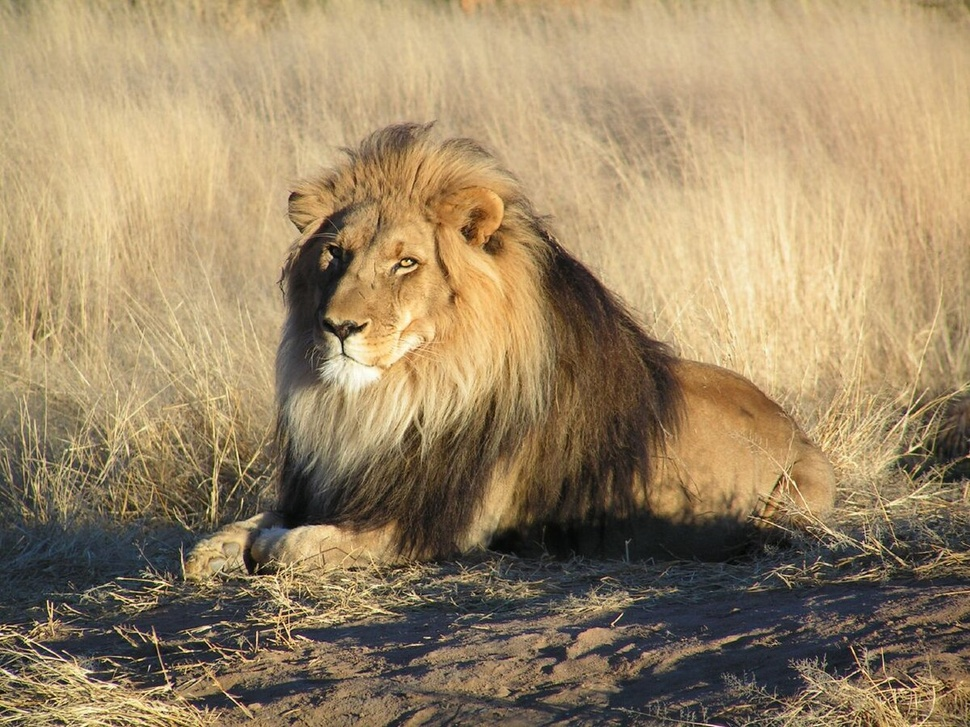
#> input picture Week_6_Combinated_Lesson_Notes/aslan.jpg, 970 x 727 px, shrunk from 1200 x 900 before the run
$ jupyter execute Untitled1.ipynb
#> lines starting #> are read from the running program, lines starting #| are printed output that depends on the picture; after the words box and inside, x2 and y2 are one past the last pixel; in counts of white or black regions, pixels touching at a corner belong together
[cell 1]
import matplotlib.pyplot as plt
import cv2
import numpy as np

[cell 2]
my_original_img = cv2.imread("./aslan.jpg",0)
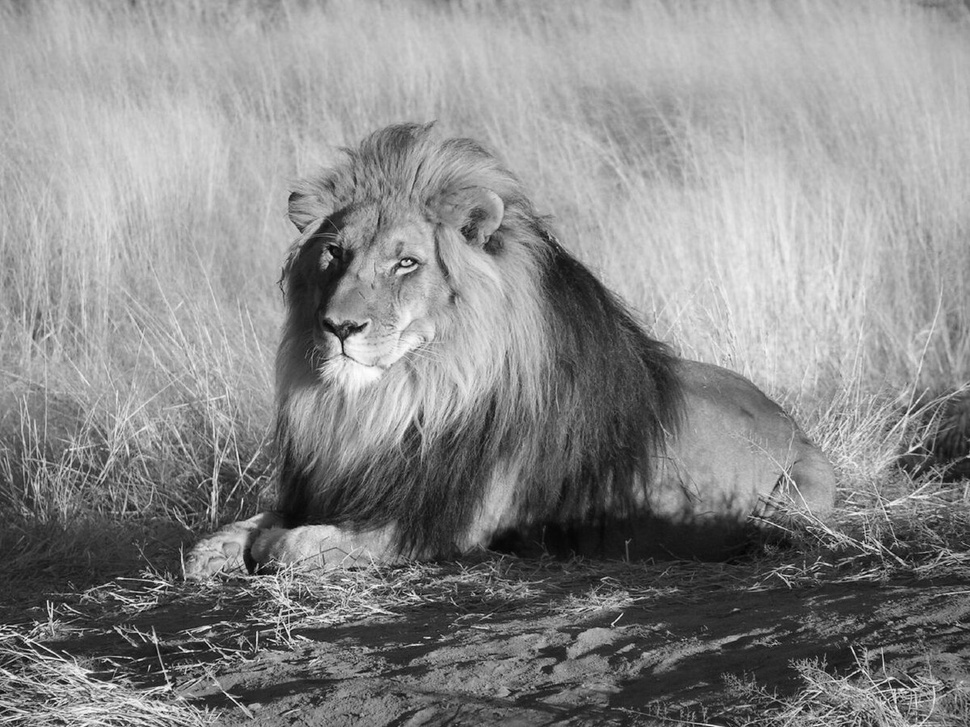
#> my_original_img: shape (727, 970); min 0, max 253, mean 137.8

[cell 3]
_, my_thresh_binary_img = cv2.threshold(my_original_img, thresh=128, maxval=255, type=cv2.THRESH_BINARY)
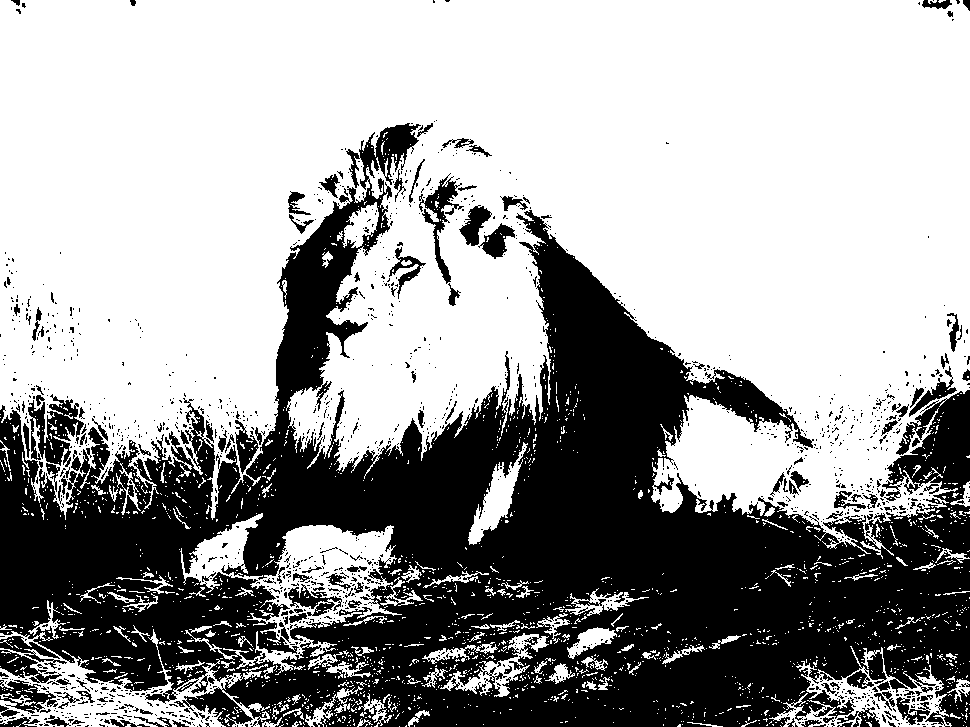
#> my_thresh_binary_img: shape (727, 970); 62.4% white; 1464 black regions (1316 under 20 px), largest, box (x1, y1, x2, y2) and area: (0, 123, 970, 727) 242551, (28, 394, 84, 467) 2019, (419, 173, 464, 284) 1240

[cell 4]
fig = plt.figure(figsize=(10, 7))
rows = 1
columns = 2

fig.add_subplot(rows, columns, 1)
plt.imshow(my_original_img, cmap="gray")
plt.axis('off')
plt.title("Original Image")

fig.add_subplot(rows, columns, 2)
plt.imshow(my_thresh_binary_img, cmap="gray")
plt.axis('off')
plt.title("BINARY THRESHOLDING Image")
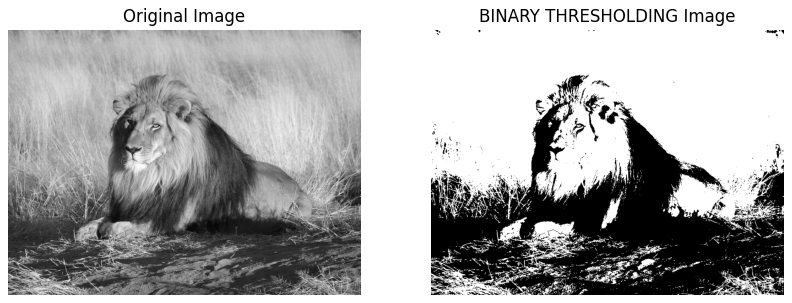
#> figure drawn by matplotlib, 2 panels

[cell 5]
_, my_thresh_binary_inv_img = cv2.threshold(my_original_img, thresh=128, maxval=255, type=cv2.THRESH_BINARY_INV)

[cell 6]
fig = plt.figure(figsize=(14, 7))
rows = 1
columns = 3

fig.add_subplot(rows, columns, 1)
plt.imshow(my_original_img, cmap="gray")
plt.axis('off')
plt.title("Original Image")

fig.add_subplot(rows, columns, 2)
plt.imshow(my_thresh_binary_img, cmap="gray")
plt.axis('off')
plt.title("BINARY THRESHOLDING Image")

fig.add_subplot(rows, columns, 3)
plt.imshow(my_thresh_binary_inv_img, cmap="gray")
plt.axis('off')
plt.title("BINARY THRESHOLDING INV Image")
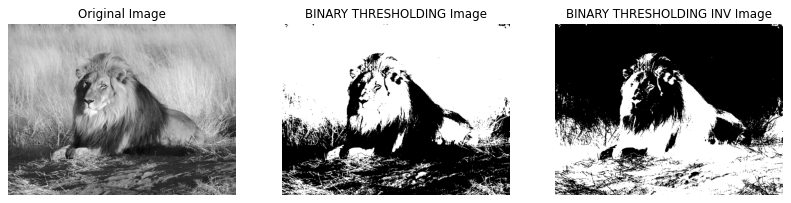
#> figure drawn by matplotlib, 3 panels

[cell 7]
_, my_thresh_tozero_img = cv2.threshold(my_original_img, thresh=128, maxval=255, type=cv2.THRESH_TOZERO)
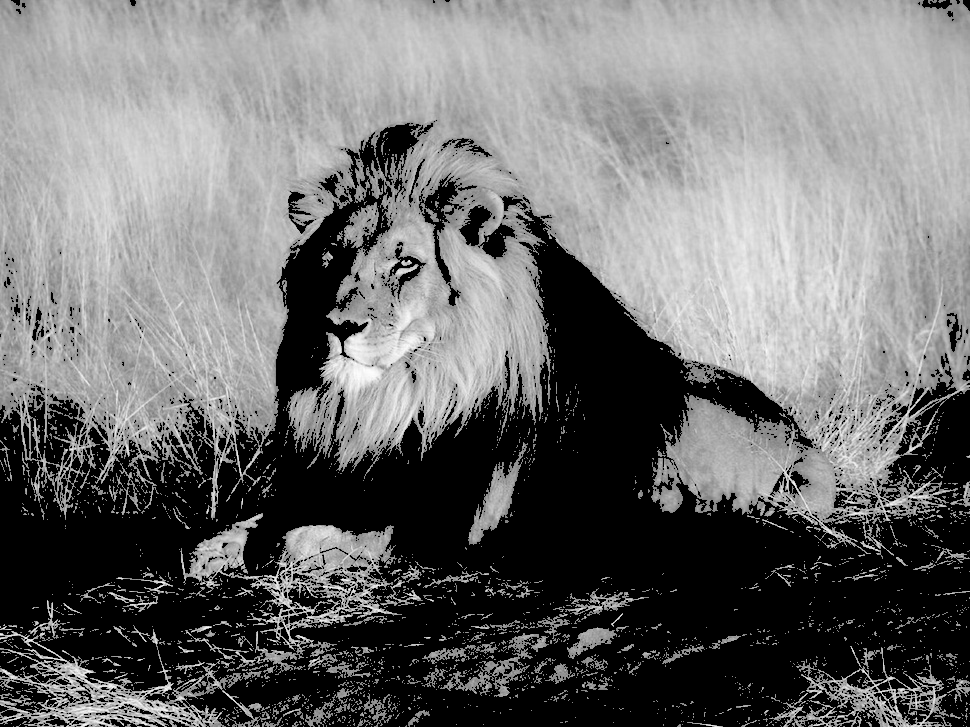
#> my_thresh_tozero_img: shape (727, 970); min 0, max 253, mean 111.2

[cell 8]
fig = plt.figure(figsize=(14, 7))
rows = 2
columns = 2

fig.add_subplot(rows, columns, 1)
plt.imshow(my_original_img, cmap="gray")
plt.axis('off')
plt.title("Original Image")

fig.add_subplot(rows, columns, 2)
plt.imshow(my_thresh_binary_img, cmap="gray")
plt.axis('off')
plt.title("BINARY THRESHOLDING Image")

fig.add_subplot(rows, columns, 3)
plt.imshow(my_thresh_binary_inv_img, cmap="gray")
plt.axis('off')
plt.title("BINARY THRESHOLDING INV Image")

fig.add_subplot(rows, columns, 4)
plt.imshow(my_thresh_tozero_img, cmap="gray")
plt.axis('off')
plt.title("BINARY THRESHOLDING TOZERO Image")

[cell 9]
_, my_thresh_tozero_inv_img = cv2.threshold(my_original_img, thresh=128, maxval=255, type=cv2.THRESH_TOZERO_INV)
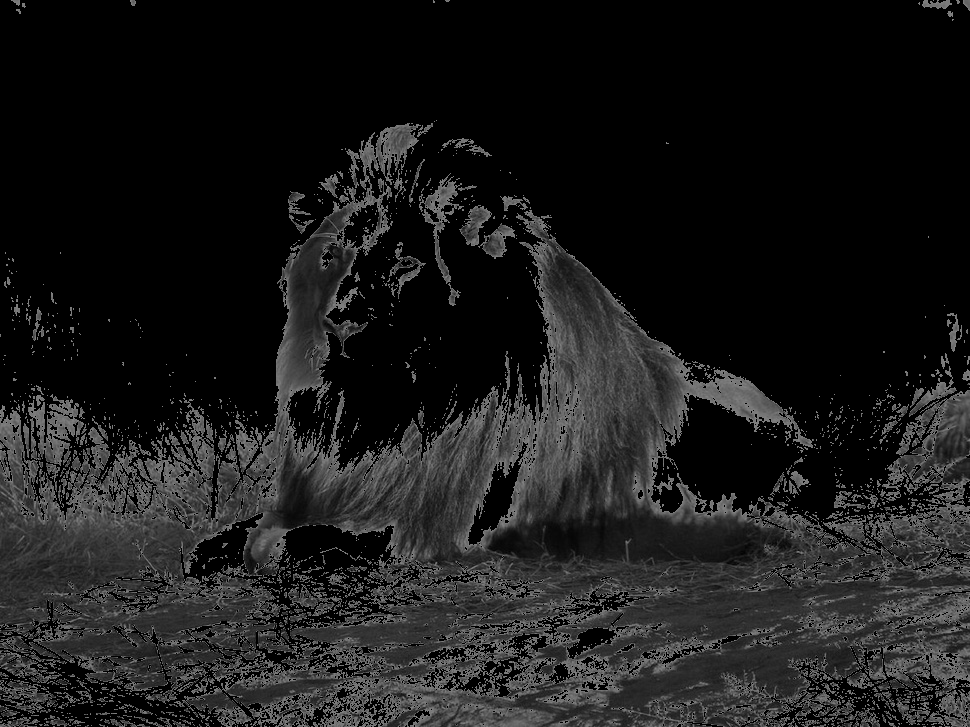
#> my_thresh_tozero_inv_img: shape (727, 970); min 0, max 128, mean 26.7

[cell 10]
fig = plt.figure(figsize=(14, 7))
rows = 2
columns = 3

fig.add_subplot(rows, columns, 1)
plt.imshow(my_original_img, cmap="gray")
plt.axis('off')
plt.title("Original Image")

fig.add_subplot(rows, columns, 2)
plt.imshow(my_thresh_binary_img, cmap="gray")
plt.axis('off')
plt.title("BINARY THRESHOLDING Image")

fig.add_subplot(rows, columns, 3)
plt.imshow(my_thresh_binary_inv_img, cmap="gray")
plt.axis('off')
plt.title("BINARY THRESHOLDING INV Image")

fig.add_subplot(rows, columns, 4)
plt.imshow(my_thresh_tozero_img, cmap="gray")
plt.axis('off')
plt.title("BINARY THRESHOLDING TOZERO Image")

fig.add_subplot(rows, columns, 5)
plt.imshow(my_thresh_tozero_inv_img, cmap="gray")
plt.axis('off')
plt.title("BINARY THRESHOLDING TOZERO INV Image")

[cell 11]
_, my_thresh_trunc_img = cv2.threshold(my_original_img, thresh=128, maxval=255, type=cv2.THRESH_TRUNC)
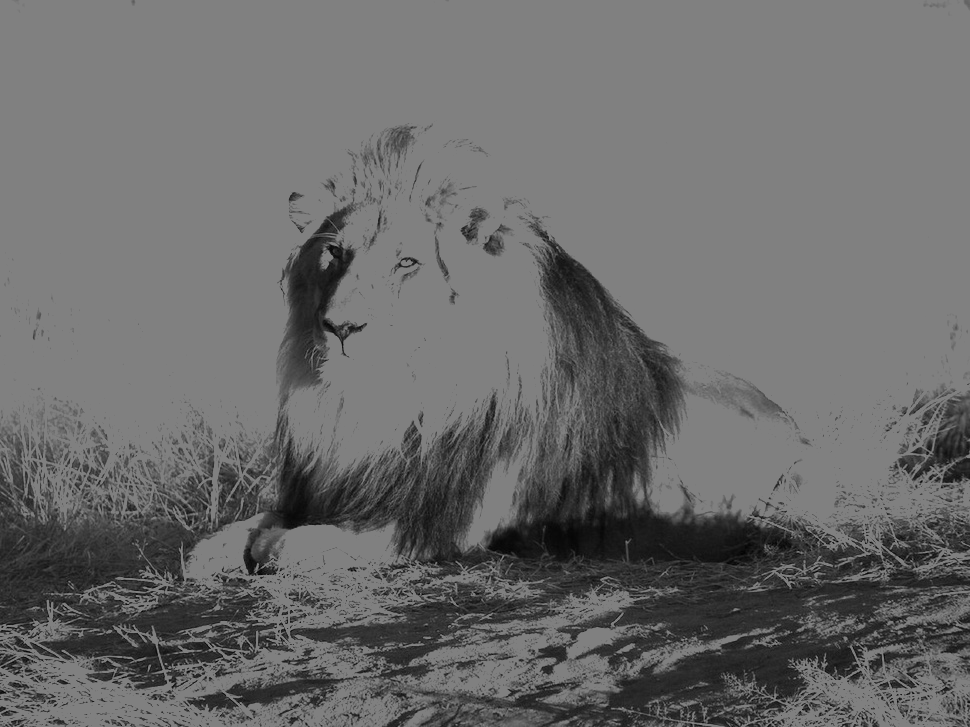
#> my_thresh_trunc_img: shape (727, 970); min 0, max 128, mean 106.5

[cell 12]
fig = plt.figure(figsize=(14, 7))
rows = 2
columns = 3

fig.add_subplot(rows, columns, 1)
plt.imshow(my_original_img, cmap="gray")
plt.axis('off')
plt.title("Original Image")

fig.add_subplot(rows, columns, 2)
plt.imshow(my_thresh_binary_img, cmap="gray")
plt.axis('off')
plt.title("BINARY THRESHOLDING Image")

fig.add_subplot(rows, columns, 3)
plt.imshow(my_thresh_binary_inv_img, cmap="gray")
plt.axis('off')
plt.title("BINARY THRESHOLDING INV Image")

fig.add_subplot(rows, columns, 4)
plt.imshow(my_thresh_tozero_img, cmap="gray")
plt.axis('off')
plt.title("BINARY THRESHOLDING TOZERO Image")

fig.add_subplot(rows, columns, 5)
plt.imshow(my_thresh_tozero_inv_img, cmap="gray")
plt.axis('off')
plt.title("BINARY THRESHOLDING TOZERO INV Image")


fig.add_subplot(rows, columns, 6)
plt.imshow(my_thresh_trunc_img, cmap="gray")
plt.axis('off')
plt.title("BINARY THRESHOLDING TRUNC Image")

$ run again, with Week_6_Combinated_Lesson_Notes/cameraman.jfif saved as Week_6_Combinated_Lesson_Notes/aslan.jpg
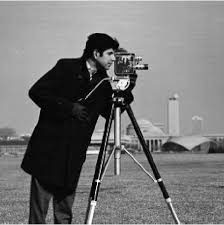
#> input picture Week_6_Combinated_Lesson_Notes/cameraman.jfif, 224 x 225 px
#> my_original_img is the input picture: shape (225, 224); min 0, max 255, mean 119.1
#> `_, my_thresh_binary_img = cv2.threshold(my_original_img, thresh=128, m..`:
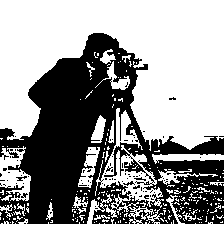
#> my_thresh_binary_img: shape (225, 224); 58.6% white; 98 black regions (94 under 20 px), largest, box (x1, y1, x2, y2) and area: (0, 33, 224, 224) 20478, (16, 176, 27, 181) 27, (123, 181, 135, 186) 24, (134, 177, 146, 181) 21
#> `_, my_thresh_trunc_img = cv2.threshold(my_original_img, thresh=128, ma..`:
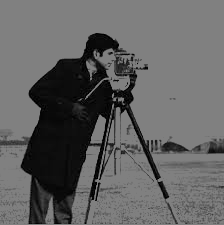
#> my_thresh_trunc_img: shape (225, 224); min 0, max 128, mean 98.4
